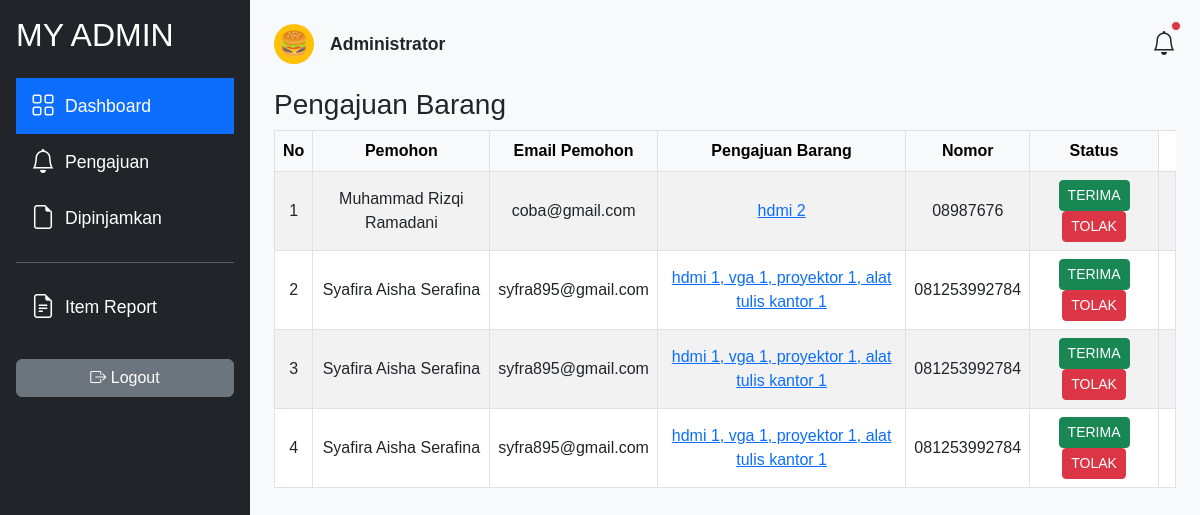
Page /admin/Pengajuan.php on the committed database.
### tables this page shows
CREATE TABLE `tb_pengajuan` (
  `id` int(11) NOT NULL,
  `nama` varchar(100) DEFAULT NULL,
  `email` varchar(100) DEFAULT NULL,
  `no_hp` varchar(15) DEFAULT NULL,
  `barang` varchar(255) DEFAULT NULL,
  `status` enum('Diajukan','Disetujui','Ditolak') DEFAULT 'Diajukan'
);

### admin/Pengajuan.php (the view, shortened to what this page needs)
<?php
require 'koneksi.php';
?>
<!DOCTYPE html>
<html lang="en">
<head>
    <link href="https://cdn.jsdelivr.net/npm/bootstrap@5.3.0-alpha1/dist/css/bootstrap.min.css" rel="stylesheet">
    <link rel="stylesheet" href="https://cdn.jsdelivr.net/npm/bootstrap-icons/font/bootstrap-icons.css">
    <link href="https://cdn.jsdelivr.net/npm/bootstrap@5.3.0/dist/css/bootstrap.min.css" rel="stylesheet">
    <link href="https://cdn.jsdelivr.net/npm/bootstrap-icons/font/bootstrap-icons.css" rel="stylesheet">
    <link rel="stylesheet" href="../mycss/TampilanAdmin_css.css">
</head>
<body>
    <div class="container-fluid vh-100 d-flex p-0">
<div class="sidebar bg-dark text-white p-3">
    <h2>MY ADMIN</h2>
    <ul class="nav flex-column mt-4">
        <li class="nav-item">
            <a id="dashboard-link" class="nav-link active text-white bg-primary" href="DashboardAdmin.php">
                <i class="bi bi-grid"></i> Dashboard
            </a>
        </li>
        <li class="nav-item">
            <a id="pengajuan-link" class="nav-link text-white" href="Pengajuan.php">
                <i class="bi bi-bell"></i> Pengajuan
            </a>
        </li>
        <li class="nav-item">
            <a id="peminjaman-link" class="nav-link text-white" href="Peminjaman.php">
                <i class="bi bi-file-earmark"></i> Dipinjamkan
            </a>
        </li>
    </ul>
    <hr>
    <ul class="nav flex-column">
        <li class="nav-item">
            <a id="report-link" class="nav-link text-white" href="Report.php">
                <i class="bi bi-file-earmark-text"></i> Item Report
            </a>
        </li>
    </ul>
    <button class="btn btn-secondary mt-4 w-100" onclick="location.href='logoutadmin.php';">
    <i class="bi bi-box-arrow-right"></i> Logout
</div>
<div class="main-content flex-grow-1 p-4 bg-light">
    <div class="d-flex justify-content-between align-items-center mb-4">
        <div class="user-info d-flex align-items-center">
            <div class="user-avatar bg-warning rounded-circle d-flex justify-content-center align-items-center" style="width: 40px; height: 40px;">
                🍔
            </div>
            <div class="user-role ms-3">
                <span>Administrator</span>
            </div>
        </div>
        <div class="notification-icon position-relative">
            <i class="bi bi-bell fs-4"></i>
            <span class="position-absolute top-0 start-100 translate-middle p-1 bg-danger border border-light rounded-circle">
            </span>
        </div>
    </div>
    <div id="pengajuan-section" class="section active">
        <h3>Pengajuan Barang</h3>
        <table class="table table-bordered table-striped text-center">
    <thead class="table-light">
        <tr>
            <th>No</th>
            <th>Pemohon</th>
            <th>Email Pemohon</th>
            <th>Pengajuan Barang</th>
            <th>Nomor</th>
            <th>Status</th>
        </tr>
    </thead>
    <tbody>
        <?php
        $result = $koneksi->query("SELECT * FROM tb_pengajuan");
        $no = 1;
        while ($row = $result->fetch_assoc()) {
            echo '<tr>';
            echo '<td>' . $no++ . '</td>';
            echo '<td>' . $row['nama'] . '</td>';
            echo '<td>' . $row['email'] . '</td>';
            $barang = json_decode($row['barang'], true);
            $barang_string = '';
            if (is_array($barang)) {
                $barang_string = '';
                foreach ($barang as $item) {
                    $barang_string .= $item['nama_barang'] . ' ' . $item['jumlah'] . ', ';
                }
                $barang_string = rtrim($barang_string, ', ');
            } else {
                $barang_string = 'Data barang tidak tersedia';
            }
            $barang_string = rtrim($barang_string, ', ');
            echo '<td><a href="#">' . $barang_string . '</a></td>';
            echo '<td>' . $row['no_hp'] . '</td>';
            echo '<td>';
            if ($row['status'] == 'Diajukan') {
                echo '<button class="btn btn-success btn-sm accept-btn" data-id="' . $row['id'] . '">TERIMA</button>';
                echo '<button class="btn btn-danger btn-sm reject-btn" data-id="' . $row['id'] . '">TOLAK</button>';
            } else {
                echo '<span class="badge ' . ($row['status'] == 'Disetujui' ? 'bg-success' : 'bg-danger') . '">' . strtoupper($row['status']) . '</span>';
            }
            echo '</td>';
            echo '<td>';
            echo '</td>';
            echo '</tr>';
        }
        ?>
    </tbody>
</table>
    </div>
</div>
</body>
</html>

### mycss/TampilanAdmin_css.css (style rules this page uses)
body { font-family: Arial, sans-serif; height: 100vh; margin: 0; overflow-x: hidden; }
.sidebar { width: 250px; height: 100%; position: fixed; background-color: #343a40; }
.user-info { font-size: 1.1rem; }
.user-avatar { background-color: #ffc107; color: #fff; font-size: 1.5rem; width: 40px; height: 40px; border-radius: 50%; display: flex; justify-content: center; align-items: center; }
.user-role { font-weight: bold; font-size: 1.1rem; }
.notification-icon { position: relative; }
.notification-icon i { font-size: 1.5rem; }
.notification-icon span { font-size: 0.7rem; padding: 0.2rem; background-color: #dc3545; color: white; border-radius: 50%; }
.nav-link { font-size: 1.1rem; padding: 10px 15px; transition: background-color 0.3s ease, padding-left 0.3s ease; display: flex; align-items: center; }
.nav-link i { font-size: 1.5rem; margin-right: 10px; }
.main-content { margin-left: 250px; padding: 40px; overflow-y: auto; }
.section { opacity: 0; transition: opacity 0.5s ease-in-out, transform 0.5s ease-in-out; transform: translateY(20px); display: none; }
.section.active { opacity: 1; transform: translateY(0); display: block; }
.table { background-color: white; }
.table-striped tbody tr:nth-of-type(odd) { background-color: rgba(0, 0, 0, 0.05); }
.table th, .table td { vertical-align: middle; }

### rows in the picture
tb_pengajuan: nama "Muhammad Rizqi Ramadani", email "coba@gmail.com", barang_string "hdmi 2", no_hp "08987676"
tb_pengajuan: nama "Syafira Aisha Serafina", email "syfra895@gmail.com", barang_string "hdmi 1, vga 1, proyektor 1, alat tulis kantor 1", no_hp "081253992784"
tb_pengajuan: nama "Syafira Aisha Serafina", email "syfra895@gmail.com", barang_string "hdmi 1, vga 1, proyektor 1, alat tulis kantor 1", no_hp "081253992784"
tb_pengajuan: nama "Syafira Aisha Serafina", email "syfra895@gmail.com", barang_string "hdmi 1, vga 1, proyektor 1, alat tulis kantor 1", no_hp "081253992784"
